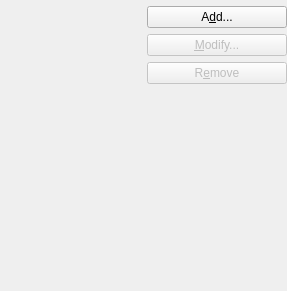
<?xml version="1.0" encoding="UTF-8"?>
<ui version="4.0">
 <class>AccountsCalendarWidget</class>
 <widget class="QWidget" name="AccountsCalendarWidget">
  <property name="geometry">
   <rect>
    <x>0</x>
    <y>0</y>
    <width>287</width>
    <height>291</height>
   </rect>
  </property>
  <layout class="QGridLayout" name="gridLayout">
   <item row="0" column="0">
    <widget class="KFilterProxySearchLine" name="mFilterAccount"/>
   </item>
   <item row="1" column="0">
    <layout class="QVBoxLayout" name="vlay">
     <item>
      <layout class="QHBoxLayout" name="hlay">
       <item>
        <widget class="Akonadi::AgentInstanceWidget" name="mAccountList" native="true"/>
       </item>
       <item>
        <layout class="QVBoxLayout" name="btn_vlay">
         <item>
          <widget class="QPushButton" name="mAddAccountButton">
           <property name="text">
            <string>A&amp;dd...</string>
           </property>
          </widget>
         </item>
         <item>
          <widget class="KPushButton" name="mModifyAccountButton">
           <property name="enabled">
            <bool>false</bool>
           </property>
           <property name="text">
            <string>&amp;Modify...</string>
           </property>
          </widget>
         </item>
         <item>
          <widget class="KPushButton" name="mRemoveAccountButton">
           <property name="enabled">
            <bool>false</bool>
           </property>
           <property name="text">
            <string>R&amp;emove</string>
           </property>
          </widget>
         </item>
         <item>
          <spacer name="verticalSpacer">
           <property name="orientation">
            <enum>Qt::Vertical</enum>
           </property>
           <property name="sizeHint" stdset="0">
            <size>
             <width>20</width>
             <height>40</height>
            </size>
           </property>
          </spacer>
         </item>
        </layout>
       </item>
      </layout>
     </item>
    </layout>
   </item>
  </layout>
 </widget>
 <layoutdefault spacing="6" margin="0"/>
 <customwidgets>
  <customwidget>
   <class>KFilterProxySearchLine</class>
   <extends>QWidget</extends>
   <header>kfilterproxysearchline.h</header>
  </customwidget>
  <customwidget>
   <class>KPushButton</class>
   <extends>QPushButton</extends>
   <header>kpushbutton.h</header>
  </customwidget>
  <customwidget>
   <class>Akonadi::AgentInstanceWidget</class>
   <extends>QWidget</extends>
   <header location="global">akonadi/agentinstancewidget.h</header>
  </customwidget>
 </customwidgets>
 <resources/>
 <connections/>
</ui>
